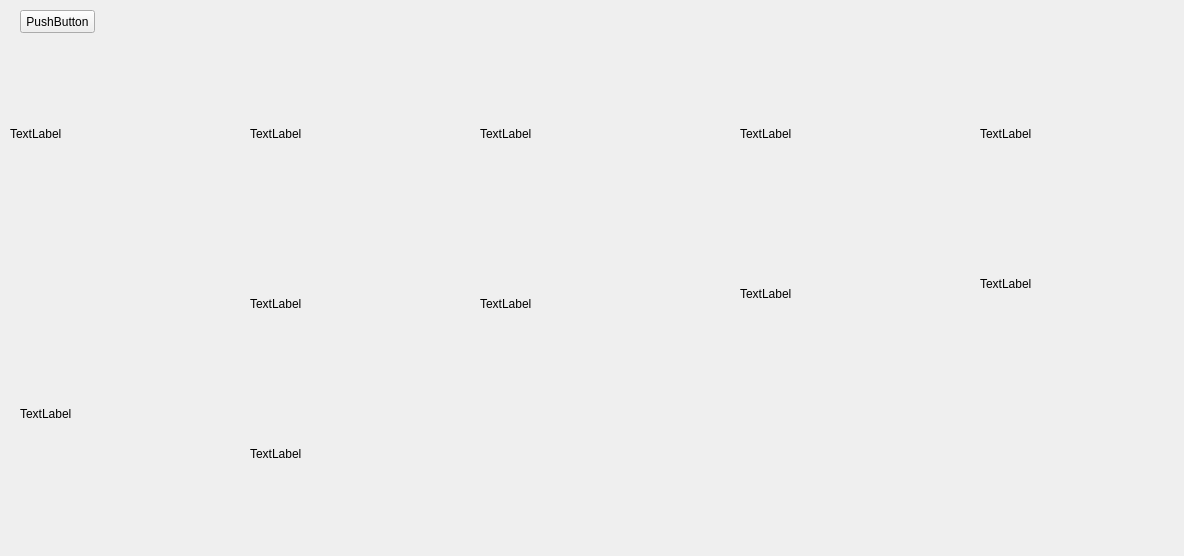
<?xml version="1.0" encoding="UTF-8"?>
<ui version="4.0">
 <class>Widget</class>
 <widget class="QWidget" name="Widget">
  <property name="geometry">
   <rect>
    <x>0</x>
    <y>0</y>
    <width>1184</width>
    <height>556</height>
   </rect>
  </property>
  <property name="windowTitle">
   <string>Widget</string>
  </property>
  <widget class="QLabel" name="label">
   <property name="geometry">
    <rect>
     <x>10</x>
     <y>80</y>
     <width>192</width>
     <height>108</height>
    </rect>
   </property>
   <property name="text">
    <string>TextLabel</string>
   </property>
  </widget>
  <widget class="QLabel" name="label_2">
   <property name="geometry">
    <rect>
     <x>250</x>
     <y>80</y>
     <width>192</width>
     <height>108</height>
    </rect>
   </property>
   <property name="text">
    <string>TextLabel</string>
   </property>
  </widget>
  <widget class="QLabel" name="label_3">
   <property name="geometry">
    <rect>
     <x>480</x>
     <y>80</y>
     <width>192</width>
     <height>108</height>
    </rect>
   </property>
   <property name="text">
    <string>TextLabel</string>
   </property>
  </widget>
  <widget class="QLabel" name="label_4">
   <property name="geometry">
    <rect>
     <x>740</x>
     <y>80</y>
     <width>192</width>
     <height>108</height>
    </rect>
   </property>
   <property name="text">
    <string>TextLabel</string>
   </property>
  </widget>
  <widget class="QLabel" name="label_5">
   <property name="geometry">
    <rect>
     <x>980</x>
     <y>80</y>
     <width>192</width>
     <height>108</height>
    </rect>
   </property>
   <property name="text">
    <string>TextLabel</string>
   </property>
  </widget>
  <widget class="QLabel" name="label_6">
   <property name="geometry">
    <rect>
     <x>250</x>
     <y>250</y>
     <width>192</width>
     <height>108</height>
    </rect>
   </property>
   <property name="text">
    <string>TextLabel</string>
   </property>
  </widget>
  <widget class="QLabel" name="label_7">
   <property name="geometry">
    <rect>
     <x>480</x>
     <y>250</y>
     <width>192</width>
     <height>108</height>
    </rect>
   </property>
   <property name="text">
    <string>TextLabel</string>
   </property>
  </widget>
  <widget class="QLabel" name="label_8">
   <property name="geometry">
    <rect>
     <x>740</x>
     <y>240</y>
     <width>192</width>
     <height>108</height>
    </rect>
   </property>
   <property name="text">
    <string>TextLabel</string>
   </property>
  </widget>
  <widget class="QLabel" name="label_9">
   <property name="geometry">
    <rect>
     <x>980</x>
     <y>230</y>
     <width>192</width>
     <height>108</height>
    </rect>
   </property>
   <property name="text">
    <string>TextLabel</string>
   </property>
  </widget>
  <widget class="QPushButton" name="pushButton">
   <property name="geometry">
    <rect>
     <x>20</x>
     <y>10</y>
     <width>75</width>
     <height>23</height>
    </rect>
   </property>
   <property name="text">
    <string>PushButton</string>
   </property>
  </widget>
  <widget class="QLabel" name="label_10">
   <property name="geometry">
    <rect>
     <x>20</x>
     <y>360</y>
     <width>192</width>
     <height>108</height>
    </rect>
   </property>
   <property name="text">
    <string>TextLabel</string>
   </property>
  </widget>
  <widget class="QLabel" name="label_11">
   <property name="geometry">
    <rect>
     <x>250</x>
     <y>400</y>
     <width>192</width>
     <height>108</height>
    </rect>
   </property>
   <property name="text">
    <string>TextLabel</string>
   </property>
  </widget>
 </widget>
 <layoutdefault spacing="6" margin="11"/>
 <resources/>
 <connections/>
</ui>
